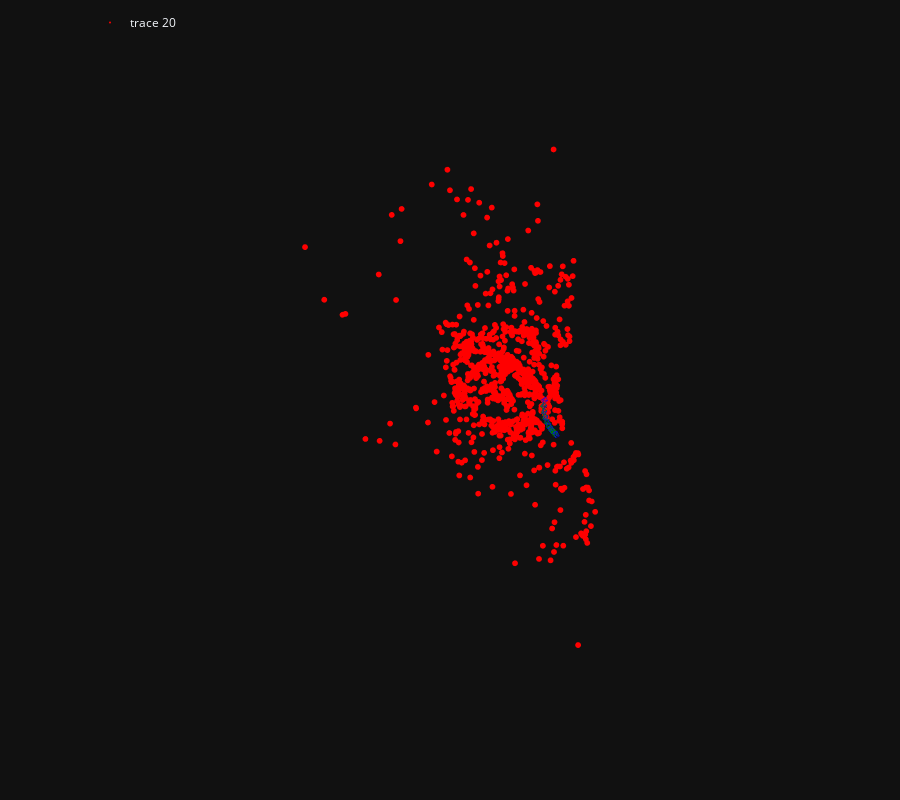

The notebook cell this image was saved under:
### Markdown cell above
### Visualize Poses and Points for Initialized Conditions

### Code cell
def visualize_batch(poses, gt_poses, points):
    fig = init_figure()
    fig.update_layout(showlegend=True)
    for pose, gt_pose in zip(poses, gt_poses):
        R = pose.rotation().matrix().cpu().numpy()
        t = pose.translation().cpu().numpy()
        Rgt = gt_pose.rotation().matrix().cpu().numpy()
        tgt = gt_pose.translation().cpu().numpy()
        intrinsics = dataset.K.numpy()        
        plot_camera(fig, Rgt, tgt, intrinsics, text="gt", size=5, color="blue")
        plot_camera(fig, R, t, intrinsics, text="pred", size=5, color="green")

    X = points.cpu().numpy().squeeze()
    plot_points(fig, X, color='red')

    fig.show()

visualize_batch(imu_poses, data['gt_pose'], points3D)

### Figure 1 — Plotly figure (JSON) as saved in the notebook; plotly's stock layout.template omitted (floating-point values rounded to 4 significant figures; data arrays with more than 128 entries replaced by an {"elided": "..."} marker saying what was removed)
{"data": [{"hovertemplate": "gt", "line": {"color": "blue", "width": 1}, "mode": "lines", "showlegend": false, "type": "scatter3d", "x": [7.301, 7.207, 6.882, 7.301, 6.882, 7.372, 7.301, 7.372, 7.698, 7.301, 7.698, 7.207], "y": [-0.1286, 0.2976, -0.3488, -0.1286, -0.3488, -0.5958, -0.1286, -0.5958, 0.05064, -0.1286, 0.05064, 0.2976], "z": [-0.5304, -0.1889, -0.2421, -0.5304, -0.2421, -0.2412, -0.5304, -0.2412, -0.188, -0.5304, -0.188, -0.1889]}, {"hovertemplate": "pred", "line": {"color": "green", "width": 1}, "mode": "lines", "showlegend": false, "type": "scatter3d", "x": [7.298, 7.205, 6.88, 7.298, 6.88, 7.371, 7.298, 7.371, 7.696, 7.298, 7.696, 7.205], "y": [-0.1297, 0.2962, -0.3504, -0.1297, -0.3504, -0.5971, -0.1297, -0.5971, 0.04949, -0.1297, 0.04949, 0.2962], "z": [-0.5276, -0.1856, -0.2389, -0.5276, -0.2389, -0.2389, -0.5276, -0.2389, -0.1855, -0.5276, -0.1855, -0.1856]}, {"hovertemplate": "gt", "line": {"color": "blue", "width": 1}, "mode": "lines", "showlegend": false, "type": "scatter3d", "x": [7.124, 7.021, 6.731, 7.124, 6.731, 7.234, 7.124, 7.234, 7.524, 7.124, 7.524, 7.021], "y": [-0.226, 0.163, -0.4949, -0.226, -0.4949, -0.7111, -0.226, -0.7111, -0.05318, -0.226, -0.05318, 0.163], "z": [-0.2849, 0.09587, -0.002168, -0.2849, -0.002168, -0.04069, -0.2849, -0.04069, 0.05735, -0.2849, 0.05735, 0.09587]}, {"hovertemplate": "pred", "line": {"color": "green", "width": 1}, "mode": "lines", "showlegend": false, "type": "scatter3d", "x": [7.131, 7.023, 6.734, 7.131, 6.734, 7.237, 7.131, 7.237, 7.527, 7.131, 7.527, 7.023], "y": [-0.2226, 0.1653, -0.4918, -0.2226, -0.4918, -0.7087, -0.2226, -0.7087, -0.05159, -0.2226, -0.05159, 0.1653], "z": [-0.299, 0.08181, -0.02206, -0.299, -0.02206, -0.05511, -0.299, -0.05511, 0.04876, -0.299, 0.04876, 0.08181]}, {"hovertemplate": "gt", "line": {"color": "blue", "width": 1}, "mode": "lines", "showlegend": false, "type": "scatter3d", "x": [6.863, 6.651, 6.447, 6.863, 6.447, 6.965, 6.863, 6.965, 7.17, 6.863, 7.17, 6.651], "y": [-0.4288, -0.2121, -0.7875, -0.4288, -0.7875, -0.9691, -0.4288, -0.9691, -0.3938, -0.4288, -0.3938, -0.2121], "z": [-0.008932, 0.4551, 0.06308, -0.008932, 0.06308, 0.05922, -0.008932, 0.05922, 0.4512, -0.008932, 0.4512, 0.4551]}, {"hovertemplate": "pred", "line": {"color": "green", "width": 1}, "mode": "lines", "showlegend": false, "type": "scatter3d", "x": [6.974, 6.812, 6.566, 6.974, 6.566, 7.08, 6.974, 7.08, 7.327, 6.974, 7.327, 6.812], "y": [-0.3284, -0.03567, -0.6619, -0.3284, -0.6619, -0.8529, -0.3284, -0.8529, -0.2266, -0.3284, -0.2266, -0.03567], "z": [-0.115, 0.3269, 0.05595, -0.115, 0.05595, 0.02887, -0.115, 0.02887, 0.2999, -0.115, 0.2999, 0.3269]}, {"hovertemplate": "gt", "line": {"color": "blue", "width": 1}, "mode": "lines", "showlegend": false, "type": "scatter3d", "x": [6.662, 6.401, 6.262, 6.662, 6.262, 6.788, 6.662, 6.788, 6.928, 6.662, 6.928, 6.401], "y": [-0.6775, -0.5046, -1.06, -0.6775, -1.06, -1.216, -0.6775, -1.216, -0.6599, -0.6775, -0.6599, -0.5046], "z": [0.04709, 0.5045, 0.05931, 0.04709, 0.05931, 0.08799, 0.04709, 0.08799, 0.5332, 0.04709, 0.5332, 0.5045]}, {"hovertemplate": "pred", "line": {"color": "green", "width": 1}, "mode": "lines", "showlegend": false, "type": "scatter3d", "x": [6.809, 6.569, 6.389, 6.809, 6.389, 6.907, 6.809, 6.907, 7.087, 6.809, 7.087, 6.569], "y": [-0.4852, -0.2974, -0.8462, -0.4852, -0.8462, -1.029, -0.4852, -1.029, -0.4803, -0.4852, -0.4803, -0.2974], "z": [-0.01151, 0.4515, 0.01224, -0.01151, 0.01224, 0.02843, -0.01151, 0.02843, 0.4677, -0.01151, 0.4677, 0.4515]}, {"hovertemplate": "gt", "line": {"color": "blue", "width": 1}, "mode": "lines", "showlegend": false, "type": "scatter3d", "x": [6.407, 6.123, 6.049, 6.407, 6.049, 6.589, 6.407, 6.589, 6.662, 6.407, 6.662, 6.123], "y": [-1.057, -0.8979, -1.48, -1.057, -1.48, -1.577, -1.057, -1.577, -0.9951, -1.057, -0.9951, -0.8979], "z": [0.02724, 0.4757, 0.04857, 0.02724, 0.04857, 0.08791, 0.02724, 0.08791, 0.5151, 0.02724, 0.5151, 0.4757]}, {"hovertemplate": "pred", "line": {"color": "green", "width": 1}, "mode": "lines", "showlegend": false, "type": "scatter3d", "x": [6.592, 6.319, 6.199, 6.592, 6.199, 6.728, 6.592, 6.728, 6.848, 6.592, 6.848, 6.319], "y": [-0.7649, -0.5929, -1.156, -0.7649, -1.156, -1.3, -0.7649, -1.3, -0.7373, -0.7649, -0.7373, -0.5929], "z": [0.01538, 0.4661, 0.02398, 0.01538, 0.02398, 0.06403, 0.01538, 0.06403, 0.5061, 0.01538, 0.5061, 0.4661]}, {"hovertemplate": "gt", "line": {"color": "blue", "width": 1}, "mode": "lines", "showlegend": false, "type": "scatter3d", "x": [6.105, 5.836, 5.835, 6.105, 5.835, 6.384, 6.105, 6.384, 6.386, 6.105, 6.386, 5.836], "y": [-1.576, -1.444, -2.054, -1.576, -2.054, -2.051, -1.576, -2.051, -1.44, -1.576, -1.44, -1.444], "z": [-0.04991, 0.4163, 0.02373, -0.04991, 0.02373, 0.01563, -0.04991, 0.01563, 0.4082, -0.04991, 0.4082, 0.4163]}, {"hovertemplate": "pred", "line": {"color": "green", "width": 1}, "mode": "lines", "showlegend": false, "type": "scatter3d", "x": [6.32, 6.041, 5.978, 6.32, 5.978, 6.521, 6.32, 6.521, 6.584, 6.32, 6.584, 6.041], "y": [-1.163, -1.009, -1.598, -1.163, -1.598, -1.676, -1.163, -1.676, -1.087, -1.163, -1.087, -1.009], "z": [-0.02446, 0.429, 0.009994, -0.02446, 0.009994, 0.03742, -0.02446, 0.03742, 0.4564, -0.02446, 0.4564, 0.429]}, {"hovertemplate": "gt", "line": {"color": "blue", "width": 1}, "mode": "lines", "showlegend": false, "type": "scatter3d", "x": [5.822, 5.564, 5.684, 5.822, 5.684, 6.213, 5.822, 6.213, 6.093, 5.822, 6.093, 5.564], "y": [-2.234, -2.117, -2.751, -2.234, -2.751, -2.617, -2.234, -2.617, -1.983, -2.234, -1.983, -2.117], "z": [-0.1574, 0.3187, -0.0132, -0.1574, -0.0132, -0.0759, -0.1574, -0.0759, 0.256, -0.1574, 0.256, 0.3187]}, {"hovertemplate": "pred", "line": {"color": "green", "width": 1}, "mode": "lines", "showlegend": false, "type": "scatter3d", "x": [6.022, 5.754, 5.772, 6.022, 5.772, 6.321, 6.022, 6.321, 6.302, 6.022, 6.302, 5.754], "y": [-1.686, -1.557, -2.173, -1.686, -2.173, -2.148, -1.686, -2.148, -1.531, -1.686, -1.531, -1.557], "z": [-0.1075, 0.3597, -0.02225, -0.1075, -0.02225, -0.03734, -0.1075, -0.03734, 0.3446, -0.1075, 0.3446, 0.3597]}, {"hovertemplate": "gt", "line": {"color": "blue", "width": 1}, "mode": "lines", "showlegend": false, "type": "scatter3d", "x": [5.624, 5.351, 5.623, 5.624, 5.623, 6.1, 5.624, 6.1, 5.829, 5.624, 5.829, 5.351], "y": [-3.001, -2.919, -3.525, -3.001, -3.525, -3.268, -3.001, -3.268, -2.662, -3.001, -2.662, -2.919], "z": [-0.2289, 0.2467, -0.04724, -0.2289, -0.04724, -0.1353, -0.2289, -0.1353, 0.1586, -0.2289, 0.1586, 0.2467]}, {"hovertemplate": "pred", "line": {"color": "green", "width": 1}, "mode": "lines", "showlegend": false, "type": "scatter3d", "x": [5.749, 5.49, 5.631, 5.749, 5.631, 6.155, 5.749, 6.155, 6.014, 5.749, 6.014, 5.49], "y": [-2.333, -2.218, -2.852, -2.333, -2.852, -2.701, -2.333, -2.701, -2.067, -2.333, -2.067, -2.218], "z": [-0.2091, 0.2673, -0.056, -0.2091, -0.056, -0.1249, -0.2091, -0.1249, 0.1984, -0.2091, 0.1984, 0.2673]}, {"hovertemplate": "gt", "line": {"color": "blue", "width": 1}, "mode": "lines", "showlegend": false, "type": "scatter3d", "x": [5.552, 5.278, 5.713, 5.552, 5.713, 6.089, 5.552, 6.089, 5.654, 5.552, 5.654, 5.278], "y": [-3.839, -3.799, -4.32, -3.839, -4.32, -3.942, -3.839, -3.942, -3.421, -3.839, -3.421, -3.799], "z": [-0.224, 0.2558, -0.0007055, -0.224, -0.0007055, -0.1317, -0.224, -0.1317, 0.1248, -0.224, 0.1248, 0.2558]}, {"hovertemplate": "pred", "line": {"color": "green", "width": 1}, "mode": "lines", "showlegend": false, "type": "scatter3d", "x": [5.562, 5.287, 5.574, 5.562, 5.574, 6.045, 5.562, 6.045, 5.758, 5.562, 5.758, 5.287], "y": [-3.074, -2.996, -3.596, -3.074, -3.596, -3.328, -3.074, -3.328, -2.728, -3.074, -2.728, -2.996], "z": [-0.2667, 0.2076, -0.08114, -0.2667, -0.08114, -0.17, -0.2667, -0.17, 0.1188, -0.2667, 0.1188, 0.2076]}, {"hovertemplate": "gt", "line": {"color": "blue", "width": 1}, "mode": "lines", "showlegend": false, "type": "scatter3d", "x": [5.621, 5.377, 5.94, 5.621, 5.94, 6.167, 5.621, 6.167, 5.604, 5.621, 5.604, 5.377], "y": [-4.677, -4.678, -5.06, -4.677, -5.06, -4.597, -4.677, -4.597, -4.216, -4.677, -4.216, -4.678], "z": [-0.1657, 0.3318, 0.07792, -0.1657, 0.07792, -0.113, -0.1657, -0.113, 0.1409, -0.1657, 0.1409, 0.3318]}, {"hovertemplate": "pred", "line": {"color": "green", "width": 1}, "mode": "lines", "showlegend": false, "type": "scatter3d", "x": [5.491, 5.215, 5.659, 5.491, 5.659, 6.03, 5.491, 6.03, 5.585, 5.491, 5.585, 5.215], "y": [-3.876, -3.839, -4.354, -3.876, -4.354, -3.969, -3.876, -3.969, -3.455, -3.876, -3.455, -3.839], "z": [-0.2534, 0.2256, -0.02835, -0.2534, -0.02835, -0.1595, -0.2534, -0.1595, 0.09444, -0.2534, 0.09444, 0.2256]}, {"marker": {"color": "red", "line": {"width": 0}, "size": 2}, "mode": "markers", "type": "scatter3d", "x": {"elided": "946 float values"}, "y": {"elided": "946 float values"}, "z": {"elided": "946 float values"}}], "layout": {"height": 800, "legend": {"orientation": "h", "x": 0.1, "xanchor": "left", "y": 0.99, "yanchor": "top"}, "margin": {"b": 0, "l": 0, "pad": 0, "r": 0, "t": 0}, "scene": {"aspectmode": "data", "camera": {"eye": {"x": 0, "y": -0.1, "z": -2}, "projection": {"type": "orthographic"}, "up": {"x": 0, "y": -1, "z": 0}}, "dragmode": "orbit", "xaxis": {"autorange": true, "showbackground": false, "showgrid": false, "showline": false, "showticklabels": true, "visible": false}, "yaxis": {"autorange": true, "showbackground": false, "showgrid": false, "showline": false, "showticklabels": true, "visible": false}, "zaxis": {"autorange": true, "showbackground": false, "showgrid": false, "showline": false, "showticklabels": true, "visible": false}}, "showlegend": true}}
